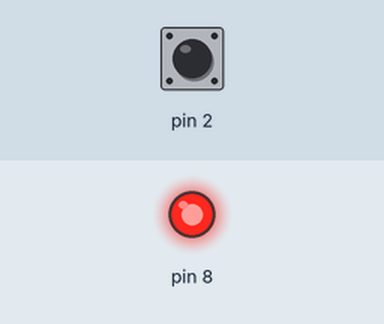
Simulated run of this sketch. Board: Arduino Uno, built with avr-gcc and run on an emulated ATmega328P. Shown: output pins drawn as LEDs (lit = HIGH). Inputs (shaded band) come from the test bench; at power-on: pin 2 HIGH.

Above: at 1.2 s.
1.3 s: pin 2 pulled LOW for 0.15 s
At 1.37 s:
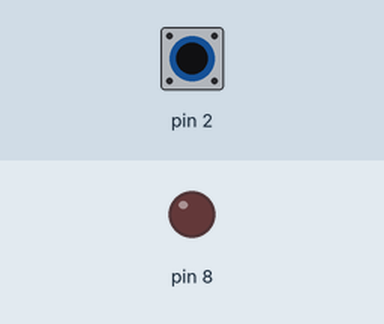
2.9 s: pin 2 pulled LOW for 3.2 s
At 7.0 s:
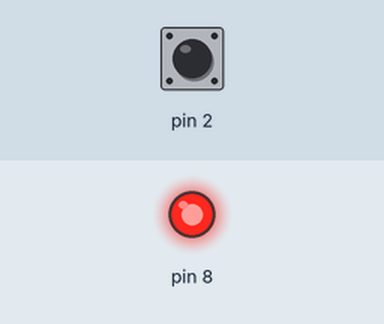
Timing chart, 0 to 8.5 s (numbered marks = the images above; inputs shaded):
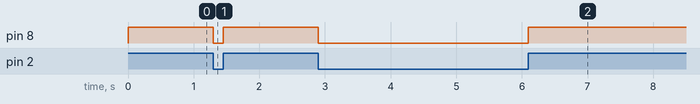

The sketch:

sketch.ino
```cpp
void setup() {
  // put your setup code here, to run once:
  pinMode(8, OUTPUT);
  pinMode(2, INPUT_PULLUP);
}

void loop() {
  // put your main code here, to run repeatedly:
  if (digitalRead(2) == LOW) {
    digitalWrite(8, LOW);
  } else {
    digitalWrite(8, HIGH);
  }
}
```

Measured:
- after the input at 1.3 s, pin 8: HIGH → LOW at once, → HIGH 0.15 s later
- after the input at 2.9 s, pin 8: HIGH → LOW at once, → HIGH 3.2 s later
